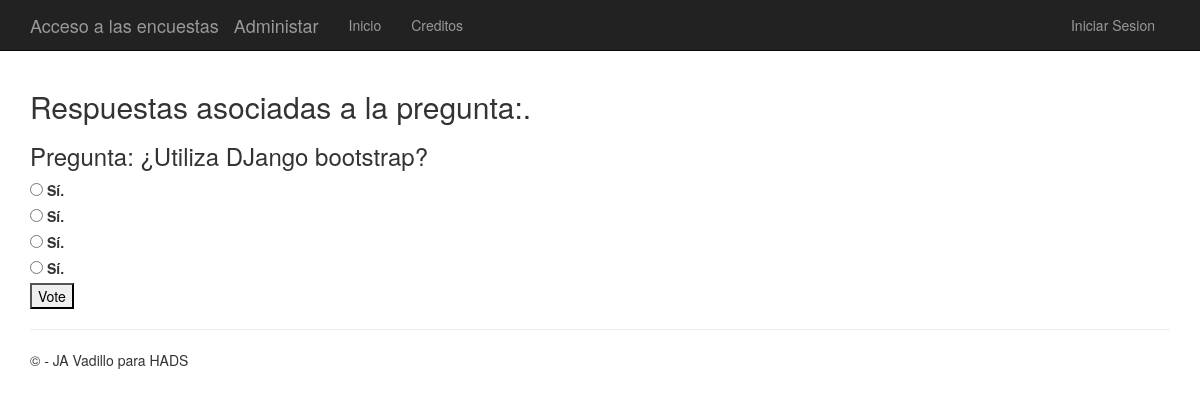
Page /polls/11/ on the committed database.
### app/models.py (models this page shows)
class Question(models.Model):
    question_text = models.CharField(max_length=200)
    question_topic = models.CharField(max_length=200)
    correct_response = models.IntegerField()
    choice_max = models.IntegerField()
    pub_date = models.DateTimeField('date published')

class Choice(models.Model):
    question = models.ForeignKey(Question)
    choice_text = models.CharField(max_length=200)
    votes = models.IntegerField(default=0)

### app/views.py (the view)
# urls.py: url(r'^polls/(?P<question_id>\d+)/$', app.views.detail, name='detail'),
def detail(request, question_id):
     question = get_object_or_404(Question, pk=question_id)
     return render(request, 'polls/detail.html', {'title':'Respuestas asociadas a la pregunta:','question': question})

### app/templates/polls/detail.html (shortened to what this page needs)
﻿{% extends "app/layout.html" %}
{% block content %}
<h2>{{ title }}.</h2>
<h3>Pregunta: {{ question.question_text }}</h3>
<form action="{% url 'vote' question.id %}" method="post">
{% for choice in question.choice_set.all %}
    <input type="radio" name="choice" id="choice{{ forloop.counter }}" value="{{ choice.id }}" />
    {% if forloop.counter == question.correct_response and request.user.is_authenticated %}
        <label for="choice{{ forloop.counter }}">{{ choice.choice_text }}</label>&lt;--- Respuesta correcta<br />
    {% else %}
        <label for="choice{{ forloop.counter }}">{{ choice.choice_text }}</label><br />
    {% endif %}
{% endfor %}
{% if request.user.is_authenticated %}
    <a href="{% url 'choice_add' question.id %}"><h3>Insertar Opciones</h3></a>
    <a href="{% url 'chart' question.id %}"> <h3>Ver resultado de la votacion</h3> </a><br />
{% else %}
    <input type="submit" value="Vote" />
{% endif %}
</form>
{% endblock %}

### app/static/app/content/site.css (style rules this page uses)
body { padding-top: 50px; padding-bottom: 20px; }
input, select, textarea { max-width: 280px; }

### rows in the picture
Question: question_text "¿Utiliza DJango bootstrap?"
Choice: choice_text "Sí."
Choice: choice_text "Sí."
Choice: choice_text "Sí."
Choice: choice_text "Sí."

### other values in the picture
{{ title }} "Respuestas asociadas a la pregunta:"
